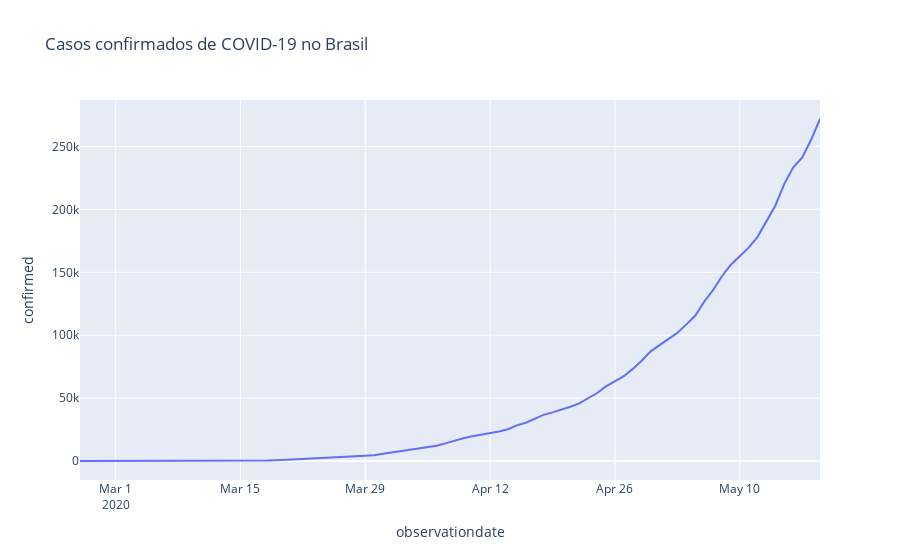

Notebook source saved alongside this figure:
### Markdown cell above
# Evolução
### Grafico de casos confirmados

### Code cell
px.line(
    coronaBrazil,
    x='observationdate',
    y='confirmed',
    title='Casos confirmados de COVID-19 no Brasil'
)
